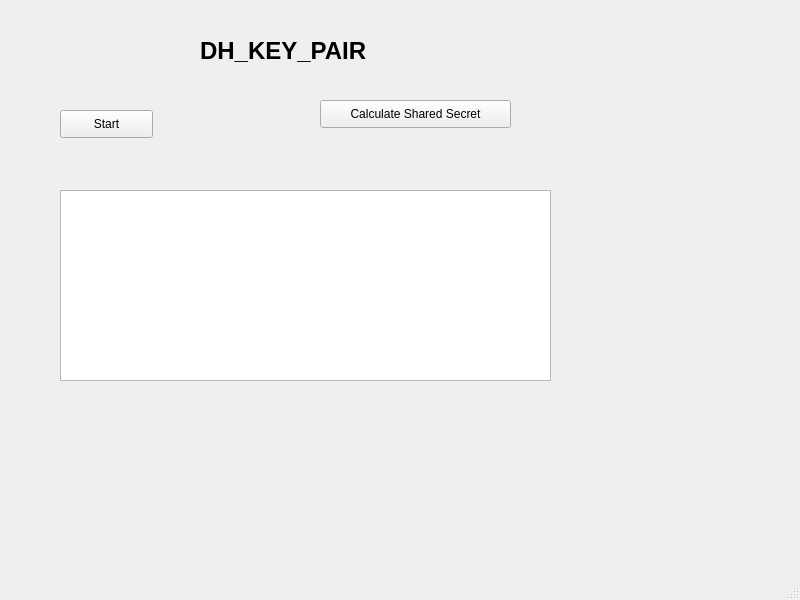
<?xml version="1.0" encoding="UTF-8"?>
<ui version="4.0">
 <class>MainWindow</class>
 <widget class="QMainWindow" name="MainWindow">
  <property name="geometry">
   <rect>
    <x>0</x>
    <y>0</y>
    <width>800</width>
    <height>600</height>
   </rect>
  </property>
  <property name="windowTitle">
   <string>MainWindow</string>
  </property>
  <widget class="QWidget" name="centralwidget">
   <widget class="QPushButton" name="startButton">
    <property name="geometry">
     <rect>
      <x>60</x>
      <y>110</y>
      <width>93</width>
      <height>28</height>
     </rect>
    </property>
    <property name="text">
     <string>Start</string>
    </property>
   </widget>
   <widget class="QLabel" name="label">
    <property name="geometry">
     <rect>
      <x>200</x>
      <y>10</y>
      <width>251</width>
      <height>81</height>
     </rect>
    </property>
    <property name="font">
     <font>
      <pointsize>18</pointsize>
      <weight>75</weight>
      <bold>true</bold>
     </font>
    </property>
    <property name="text">
     <string>DH_KEY_PAIR</string>
    </property>
   </widget>
   <widget class="QTextEdit" name="logTextEdit">
    <property name="geometry">
     <rect>
      <x>60</x>
      <y>190</y>
      <width>491</width>
      <height>191</height>
     </rect>
    </property>
   </widget>
   <widget class="QPushButton" name="sharedButton">
    <property name="geometry">
     <rect>
      <x>320</x>
      <y>100</y>
      <width>191</width>
      <height>28</height>
     </rect>
    </property>
    <property name="text">
     <string>Calculate Shared Secret</string>
    </property>
   </widget>
  </widget>
  <widget class="QMenuBar" name="menubar">
   <property name="geometry">
    <rect>
     <x>0</x>
     <y>0</y>
     <width>800</width>
     <height>26</height>
    </rect>
   </property>
  </widget>
  <widget class="QStatusBar" name="statusbar"/>
 </widget>
 <resources/>
 <connections/>
</ui>
